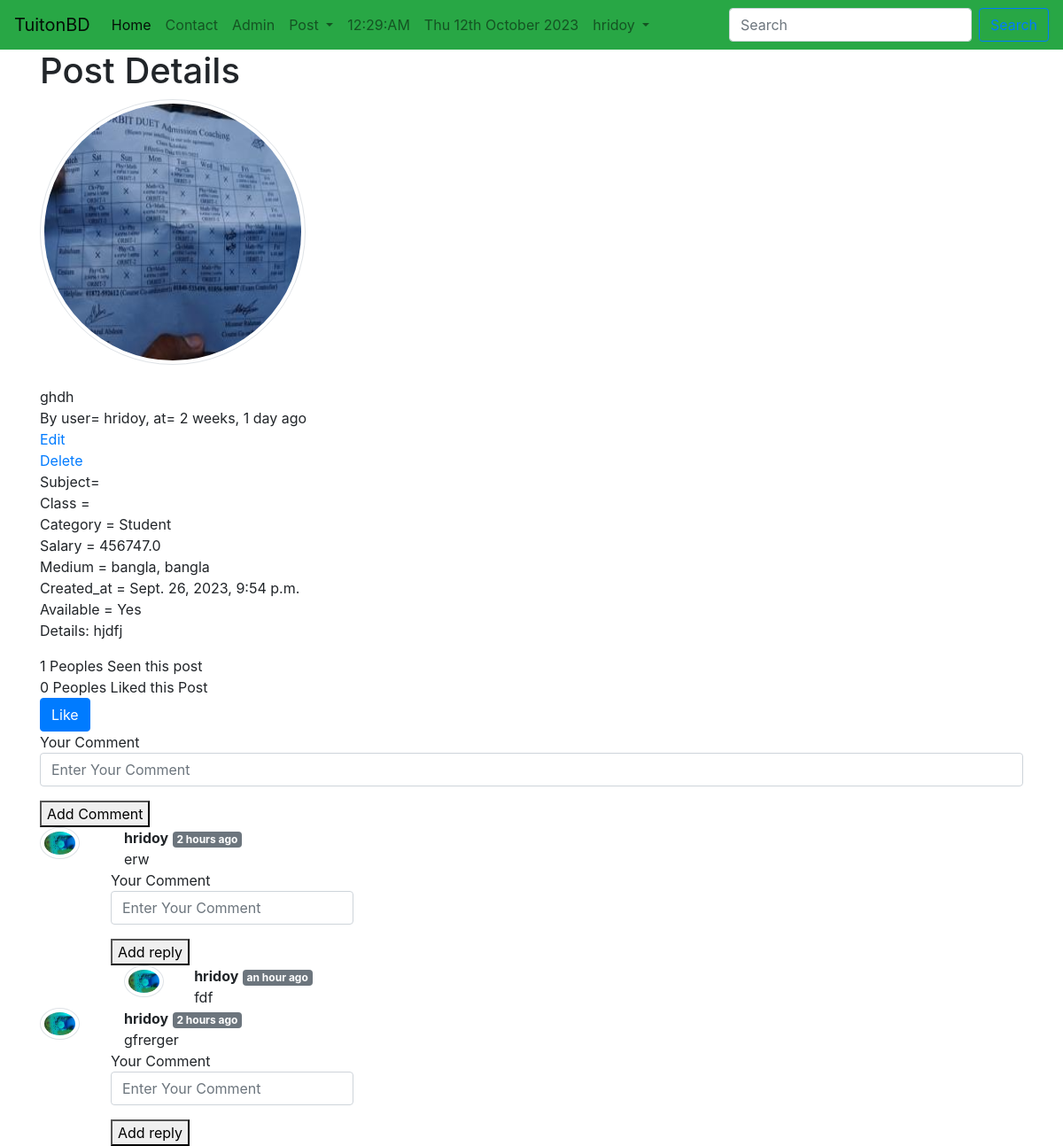
The page /tuition_App/postdetail/18/ (signed in) on the database as committed earlier.
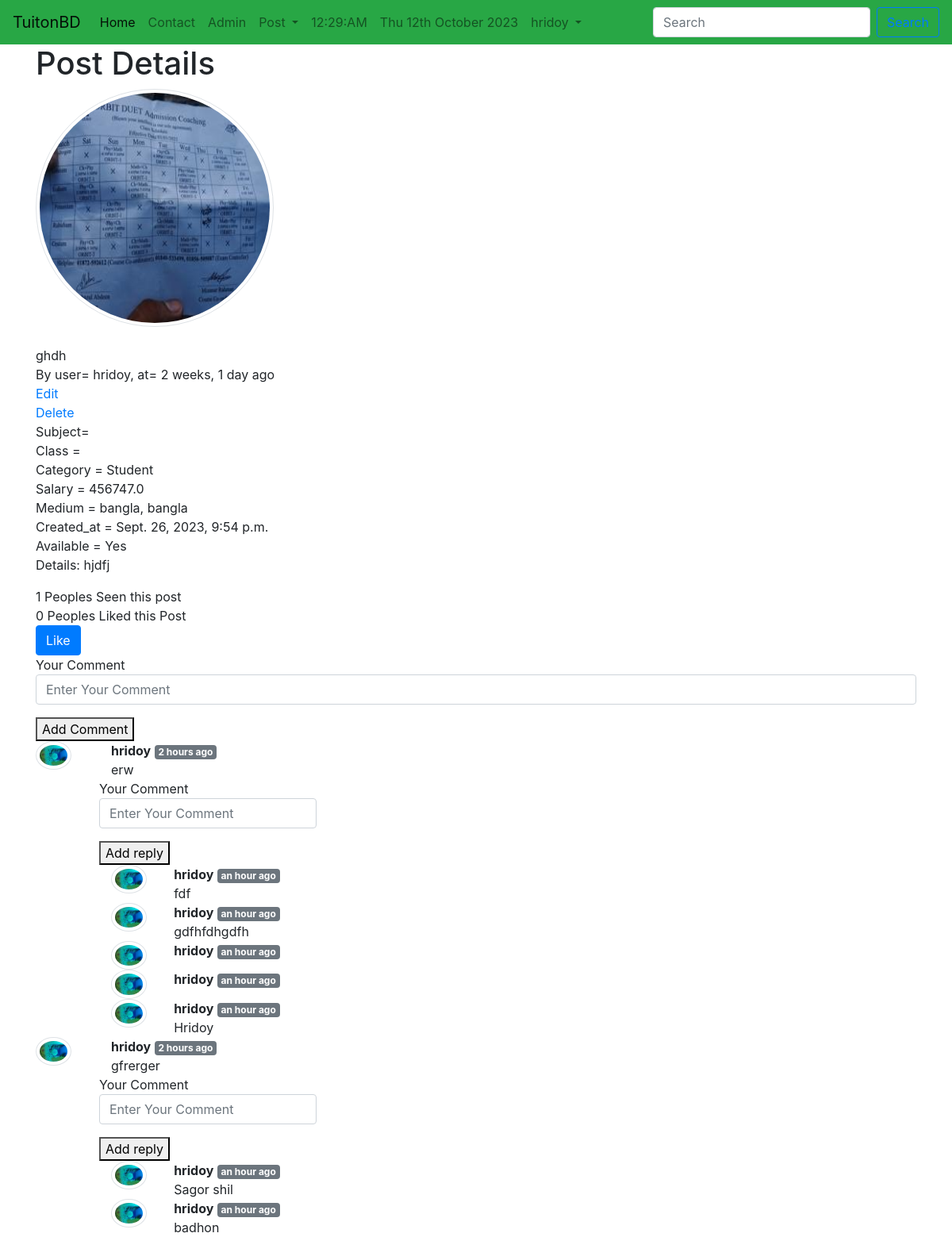
The same page on the database as committed later.
### tuition_App/models.py (models this page shows, shortened)
class Post(models.Model):
    CATEGORY = (
        ("Teacher", "Teacher"),
        ("Student", "Student"),
    )
    MEDIUM = (
        ("bangla", "bangla"),
        ("English", "English"),
        ("Urdu", "Urdu"),
        ("Hindi", "Hindi"),
        ("Arabic", "Arabic"),
    )
    user = models.ForeignKey(User, on_delete=models.CASCADE, blank=True, null=True)
    id = models.AutoField(primary_key=True)
    title = models.CharField(max_length=101)
    slug = models.CharField(max_length=100, default=title)
    email = models.EmailField()
    salary = models.FloatField()
    details = models.TextField()
    available = models.BooleanField()
    category = models.CharField(max_length=100, choices=CATEGORY)
    created_at = models.DateTimeField(default=now)
    image = models.ImageField(default="default.jpg", upload_to="tuition/images")
    medium = MultiSelectField(
        max_length=100, max_choices=5, choices=MEDIUM, default="bangla"
    )
    subject = models.ManyToManyField(Subject, related_name="subject_set")
    class_in = models.ManyToManyField(Class_in, related_name="class_set")
    likes = models.ManyToManyField(User, related_name="post_likes")
    views = models.ManyToManyField(User, related_name="post_views")
    def total_likes(self):
        return self.likes.count()
    def total_views(self):
        return self.views.count()
    def get_subject_list(self):
        sub = self.subject.all()
        subjects = ""
        for s in sub:
            subjects = subjects + str(s.name) + ","
        return subjects
    def get_class_list(self):
        sub = self.class_in.all()
        subjects = ""
        for s in sub:
            subjects = subjects + str(s.name) + ","
        return subjects
    def ProperCase(self):
        return self.title.title()
    def uppercase(self):
        return self.title.upper()
    def lowercase(self):
        return self.title.lower()
    objects = models.Manager()
    items = PostManager()

class Comment(models.Model):
    user = models.ForeignKey(User, on_delete=models.CASCADE)
    post = models.ForeignKey(Post, on_delete=models.CASCADE)
    text = models.TextField()
    parent = models.ForeignKey("self", on_delete=models.CASCADE, null=True)
    created_at = models.DateTimeField(default=now)

### session/models.py (models this page shows, shortened)
class UserProfile(models.Model):
    GENRE_CHOICES = (
        ("Male", "MALE"),
        ("Female", "FEMALE"),
    )
    CATEGORY = (
        ("Student", "Student"),
        ("Teacher", "Teacher"),
    )
    BLOOD_GROUP = (
        ("A+", "A+"),
        ("A-", "A-"),
        ("AB+", "AB+"),
        ("AB-", "AB-"),
        ("B+", "B+"),
        ("B-", "B-"),
        ("O+", "O+"),
        ("O-", "O-"),
    )
    user = models.OneToOneField(User, on_delete=models.CASCADE)
    birth_date = models.DateField()
    blood_group = models.CharField(max_length=3, choices=BLOOD_GROUP)
    gender = models.CharField(max_length=50, choices=GENRE_CHOICES)
    address = models.CharField(max_length=150)
    phone = models.CharField(max_length=13)
    nationality = models.CharField(max_length=30)
    religion = models.CharField(max_length=50)
    biodata = models.TextField()
    profession = models.CharField(max_length=50, choices=CATEGORY, null=True)
    image = models.ImageField(default="default.jpg", upload_to="session/images")

### tuition_App/views.py (the view)
# urls.py: path("postdetail/<int:pk>/", PostDetailView.as_view(), name="postdetail"),
class PostDetailView(DetailView):
    model = Post
    template_name = "tuition/postdetail.html"
    def get_context_data(self, *args, **kwargs):
        self.object.views.add(self.request.user)
        liked = False
        if self.object.likes.filter(id=self.request.user.id).exists():
            liked = True
        context = super().get_context_data(*args, **kwargs)
        post = context.get("object")
        comments = Comment.objects.filter(post=post.id, parent=None)
        replies = Comment.objects.filter(post=post.id).exclude(parent=None)
        DictofReply = {}
        for reply in replies:
            if reply.parent.id not in DictofReply.keys():
                DictofReply[reply.parent.id] = [reply]
            else:
                DictofReply[reply.parent.id].append(reply)
        context["post"] = context.get("object")
        context["liked"] = liked
        context["comments"] = comments
        context["DictofReply"] = DictofReply
        return context

### tuition_App/templatetags/tag.py (called while the page is built)
@register.filter(name="get_reply")
def get_reply(dict, key):
    return dict.get(key)

### templates/tuition/postdetail.html (shortened to what this page needs)
{% extends 'basic.html' %}
{% block body %}
{% load humanize %}
{% load tag %}
<div class="container">
    <h1>Post Details</h1>
    <div class="row">
        <div class="col-md-6">
            <img src="{{object.image.url}}" alt="" style="width: 300px; height: 300px"
                class="rounded-circle img-thumbnail">
        </div>
    </div>
    <br>
    {{object.lowercase}} <br>
    By user= {{object.user.username}}, at= {{object.created_at| naturaltime}}
    <br>
    {% if request.user == object.user %}
    <a href="/tuition_App/edit/{{object.id}}">Edit</a> <br>
    <a href="/tuition_App/delete/{{object.id}}">Delete</a> <br>
    {% endif %}
    Subject= {{object.get_subject_list}} <br />
    Class ={{object.get_class_list}}<br>
    Category = {{object.category}}<br>
    Salary = {{object.salary}}<br>
    Medium = {{object.medium}}<br>
    Created_at = {{object.created_at}}<br>
    Available = {% if object.available %} Yes {% else %} No {% endif %}<br>
    <p>Details: {{object.details}}</p>
    <div>
        {{object.total_views}} Peoples Seen this post <br>
        {{object.total_likes}} Peoples Liked this Post
    </div>
    <div>
        <form action="/tuition_App/likepost/{{object.id}}/" method="post">
            {% if liked %}
            <button type="submit" class="btn btn-warning">Unlike</button>
            {% else %}
            <button type="submit" class="btn btn-primary">Like</button>
            {% endif %}
        </form>
    </div>
    <div>
        <form action="/tuition_App/addcomment/" method="post">
            <div class="form-group">
                <lebel> Your Comment</lebel>
                <input type="text" name="comment" placeholder="Enter Your Comment" class="form-control">
            </div>
            <button type="submit"> Add Comment</button>
        </form>
    </div>
    <div>
        {% for comment in comments %}
        <div class="row">
            <div class="col-md-1">
                <img src="{{comment.user.userprofile.image.url}}" class=" rounded-circle img-thumbnail"
                    style="width:45px;" alt="">
            </div>
            <div class="col-md-10">
                <b>{{comment.user.username}}</b> <span class="badge badge-secondary">
                    {{comment.created_at|naturaltime}}</span>
                <div>{{comment.text}}</div>
                <div class="row">
                    <form action="/tuition_App/addcomment/" method="post">
                        <div class="form-group">
                            <lebel> Your Comment</lebel>
                            <input type="text" name="comment" placeholder="Enter Your Comment" class="form-control">
                        </div>
                        <button type="submit"> Add reply</button>
                    </form>
                </div>
                <div>
                    {% for reply in DictofReply|get_reply:comment.id %}
                    <div class="row">
                        <div class="col-md-1">
                            <img src="{{reply.user.userprofile.image.url}}" class=" rounded-circle img-thumbnail"
                                style="width:45px;" alt="">
                        </div>
                        <div class="col-md-11">
                            <b>{{reply.user.username}}</b> <span class="badge badge-secondary">
                                {{reply.created_at|naturaltime}}</span>
                            <div>{{reply.text}}</div>
                        </div>
                    </div>
                    {% endfor %}
                </div>
            </div>
        </div>
        {% endfor %}
    </div>
</div>
{% endblock body %}

### templates/basic.html (shortened to what this page needs)
<!doctype html>
<html lang="en">
<head>
    <link rel="stylesheet" href="https://cdn.jsdelivr.net/npm/bootstrap@4.5.3/dist/css/bootstrap.min.css"
>
</head>
<body>
    <nav class="navbar navbar-expand-lg navbar-light bg-success">
        <a class="navbar-brand" href="/">TuitonBD </a>
        <div class="collapse navbar-collapse" id="navbarSupportedContent">
            <ul class="navbar-nav mr-auto">
                <li class="nav-item active">
                    <a class="nav-link" href="{% url 'homeview' %}">Home <span class="sr-only">(current)</span></a>
                </li>
                <li class="nav-item">
                    <a class="nav-link" href="/tuition_App/contact/">Contact</a>
                </li>
                <li class="nav-item">
                    <a class="nav-link" href="/admin/">Admin</a>
                </li>
                <li class="nav-item dropdown">
                    <a class="nav-link dropdown-toggle" href="#" id="navbarDropdown" role="button"
                        data-toggle="dropdown" aria-haspopup="true" aria-expanded="false">
                        Post
                    </a>
                </li>
                <li class="nav-item">
                    <a class="nav-link" href="">{% now 'h:i:A' %}</a>
                </li>
                <li class="nav-item">
                    <a class="nav-link" href="">{% now "D jS F Y" %}</a>
                </li>
                {% if user.is_authenticated %}
                <li class="nav-item dropdown">
                    <a class="nav-link dropdown-toggle" href="#" id="navbarDropdown" role="button"
                        data-toggle="dropdown" aria-haspopup="true" aria-expanded="false">
                        {{user.username}}
                    </a>
                </li>
                {% endif %}
            </ul>
            <form method="post" action="/tuition_App/search/" class="form-inline my-2 my-lg-0">
                <input class="form-control mr-sm-2" type="search" placeholder="Search" name="search"
                    aria-label="Search" />
                <button class="btn btn-outline-primary my-2 my-sm-0" type="submit">
                </button>
            </form>
        </div>
    </nav>
    {% block body %}
    {% endblock body %}
</body>
</html>

Rows that differ between the two databases and show on the page:
added Comment: user.userprofile.image (picture), user.username "hridoy", created_at "an hour ago", text "gdfhfdhgdfh"
added Comment: user.userprofile.image (picture), user.username "hridoy", created_at "an hour ago"
added Comment: user.userprofile.image (picture), user.username "hridoy", created_at "an hour ago"
added Comment: user.userprofile.image (picture), user.username "hridoy", created_at "an hour ago", text "Hridoy"
added Comment: user.userprofile.image (picture), user.username "hridoy", created_at "an hour ago", text "Sagor shil"
added Comment: user.userprofile.image (picture), user.username "hridoy", created_at "an hour ago", text "badhon"
